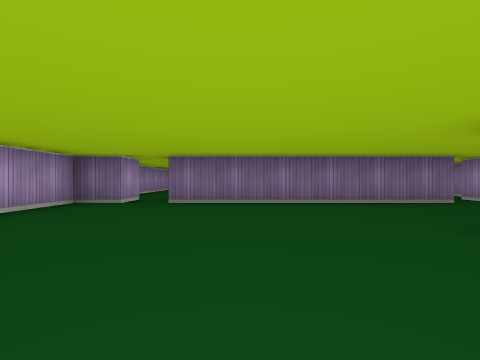
View 1 (above)

18 first-person views from a walk through a cub3D level. The camera is about half as high as the walls, looks level and sees 85° across. The floor is counted in squares. Each view is taken from the middle of a square. On the plan, view 1 faces up. The plan holds only what a view shows up to about 9 squares ahead; the rest is blank.

View 2
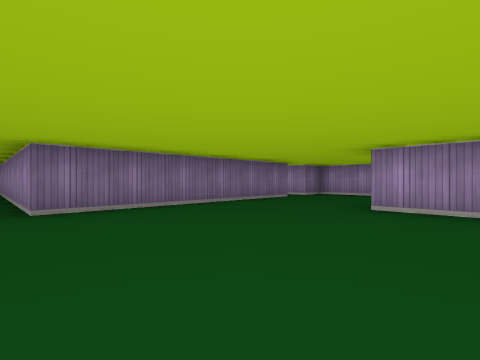

View 3
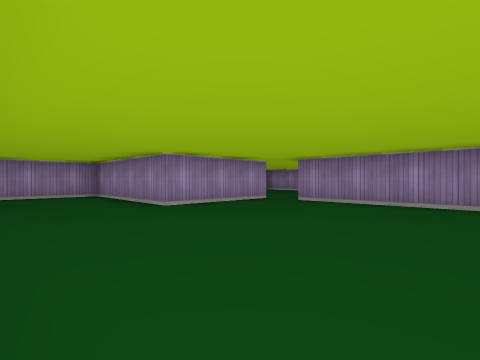

View 4
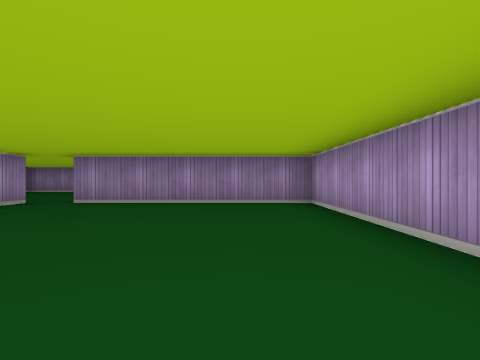

View 5
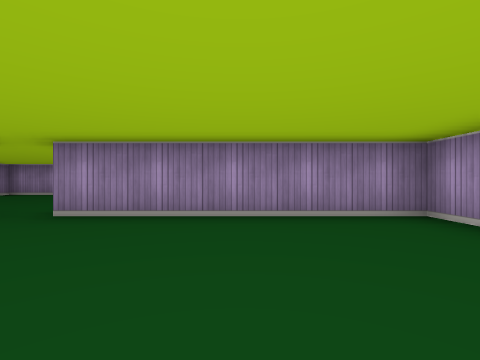

View 6
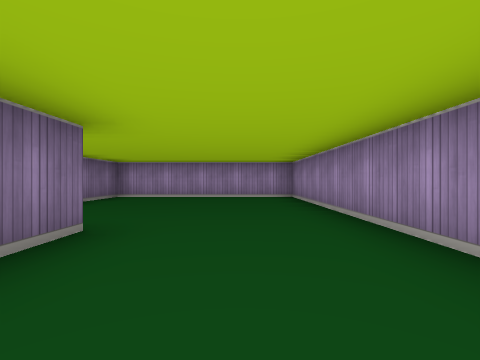

View 7
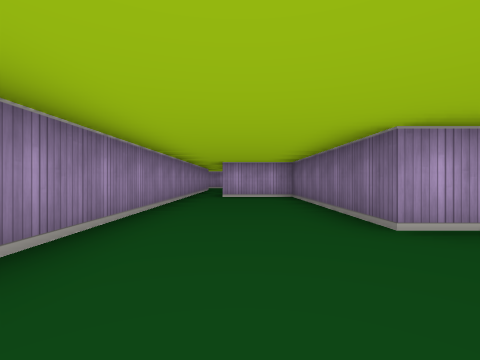

View 8
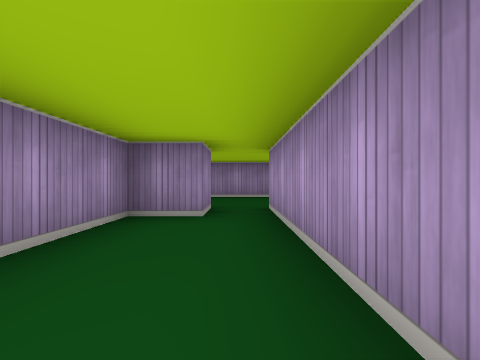

View 9
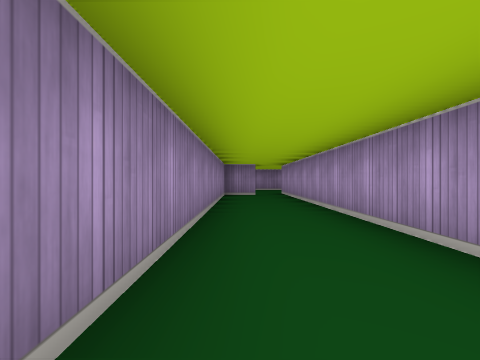

View 10
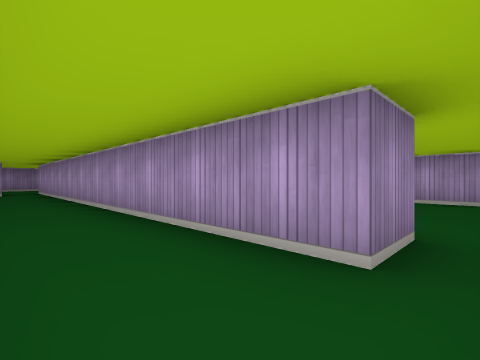

View 11
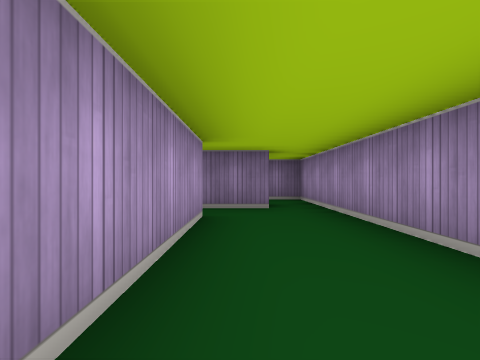

View 12
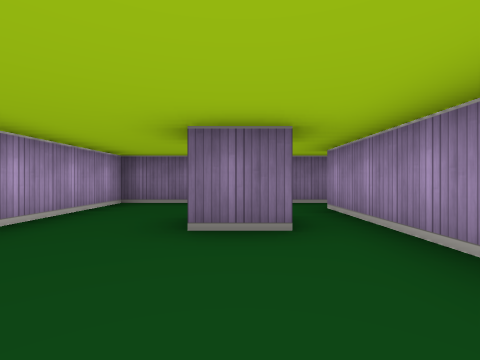

View 13
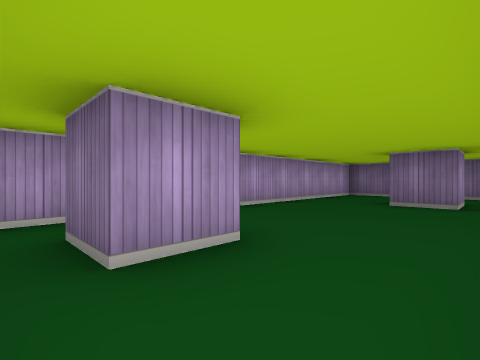

View 14
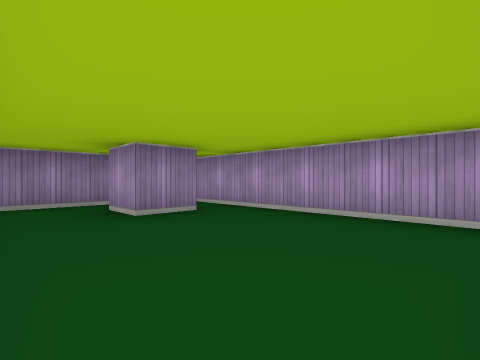

View 15
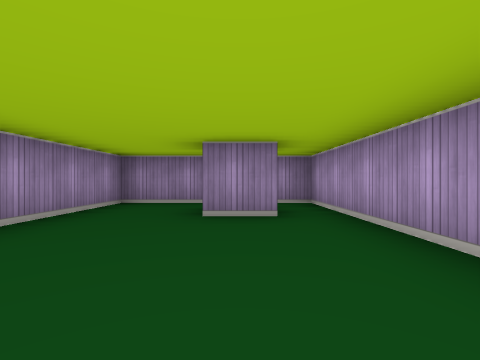

View 16
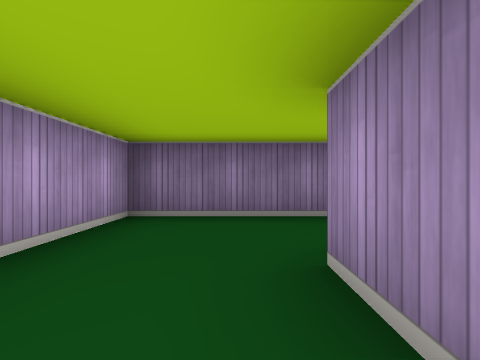

View 17
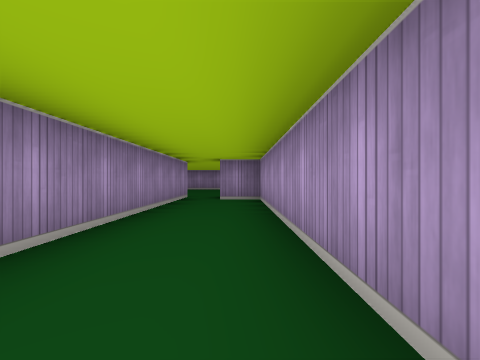

View 18
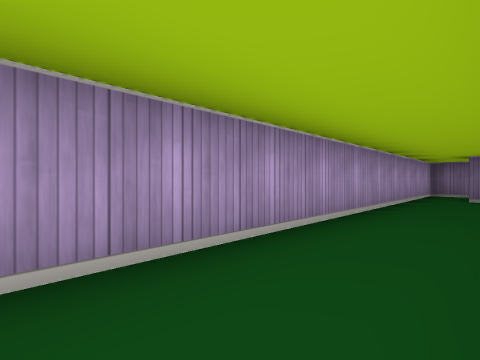

### Floor plan
Points are (right, up) in squares from view 1. A wall is a line through its corners. A room is listed if a view was taken in it or the views show most of it. See-through windows are left out.
Room 1 (views 1, 2, 3, 4, 5)
walls: (2.5, -0.6) (2.5, 2.5) (6.5, 2.5) (6.5, 5.5) (5.5, 5.5) (5.5, 6.5); (-2.5, 6.5) (-2.5, 5.5) (-3.5, 5.5) (-3.5, -0.5) (1.5, -0.5); (4.5, 6.5) (4.5, 5.5) (-1.5, 5.5) (-1.5, 6.5)
ways out: opening at (2, 0) to room 2; opening at (5, 6) to room 3; opening at (-2, 7) to room 5
Room 2 (views 6, 7)
walls: (1.5, -1.6) (1.5, -2.5) (-3.5, -2.5) (-3.5, -4.5); (-3.5, -5.5) (6.5, -5.5) (6.5, -0.5) (4.8, -0.5)
ways out: opening at (2, 0) to room 1; opening at (-4, -5)
Room 3 (views 8, 9, 10, 11)
walls: (4.5, 16.5) (4.5, 6.5); (5.5, 6.5) (6.5, 6.5) (6.5, 17.5); (5.5, 17.5) (4.5, 17.5)
ways out: opening at (5, 6) to room 1; opening at (4, 17) to room 4; opening at (6, 18)
Room 4 (views 12, 13, 14, 15, 16)
walls: (3.5, 13.6) (3.5, 16.5) (4.5, 16.5); (2.5, 15.5) (2.5, 14.5) (1.5, 14.5) (1.5, 15.5); (0.4, 10.5) (1.5, 10.5) (1.5, 9.5) (0.5, 9.5); (4.5, 17.5) (-0.5, 17.5) (-0.5, 8.5) (3.5, 8.5) (3.5, 11.4)
ways out: opening at (4, 17) to room 3
Room 5 (views 17, 18)
walls: (-1.5, 6.5) (-1.5, 12.4); (-3.5, 18.5) (-3.5, 6.5) (-2.5, 6.5)
ways out: opening at (-2, 7) to room 1; opening at (-3, 18)

Positions as (right, up) in squares from view 1, and headings:
1: (0, 0), facing up
2: (-2, 1), facing up-right
3: (-2, 5), facing down-right
4: (-2, 5), facing down
5: (-1, 3), facing down
6: (-1, -4), facing right
7: (4, -4), facing left
8: (5, 10), facing down
9: (6, 15), facing down
10: (6, 17), facing down-left
11: (5, 13), facing up
12: (2, 12), facing up
13: (3, 9), facing up-left
14: (3, 14), facing down-left
15: (1, 14), facing down
16: (1, 14), facing up
17: (-3, 13), facing down
18: (-2, 10), facing up-left
